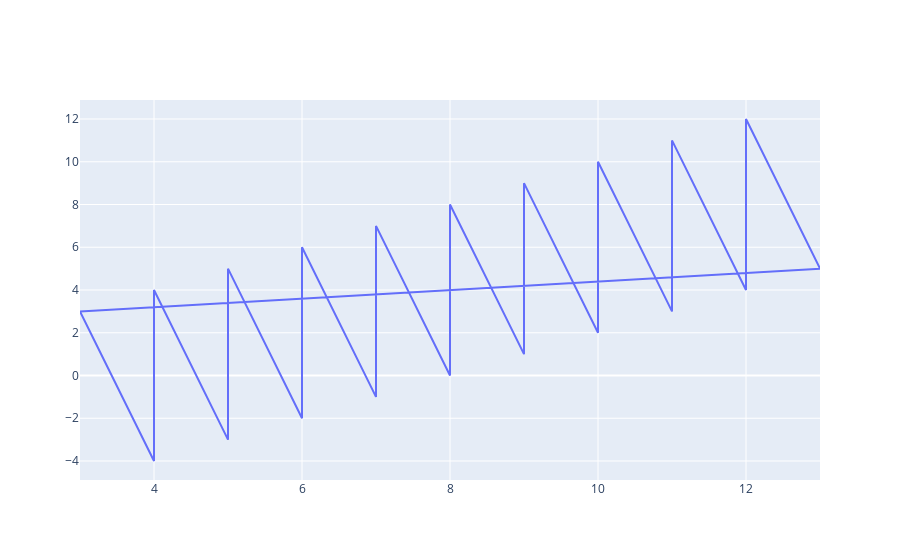

Write notebook code for a chart like this one.
### Code cell
figu

### Figure 1 — Plotly figure (JSON) as saved in the notebook; plotly's stock layout.template omitted (floating-point values rounded to 4 significant figures)
{"data": [{"type": "scatter", "x": [3, 4, 4, 5, 5, 6, 6, 7, 7, 8, 8, 9, 9, 10, 10, 11, 11, 12, 12, 13, 3, 4, 4, 5, 5, 6, 6, 7, 7, 8, 8, 9, 9, 10, 10, 11, 11, 12, 12, 13], "y": [3, -4, 4, -3, 5, -2, 6, -1, 7, 0, 8, 1, 9, 2, 10, 3, 11, 4, 12, 5, 3, -4, 4, -3, 5, -2, 6, -1, 7, 0, 8, 1, 9, 2, 10, 3, 11, 4, 12, 5]}], "layout": {"autosize": true, "xaxis": {"autorange": true, "range": [3, 13], "type": "linear"}, "yaxis": {"autorange": true, "range": [-4.889, 12.89], "type": "linear"}}}
